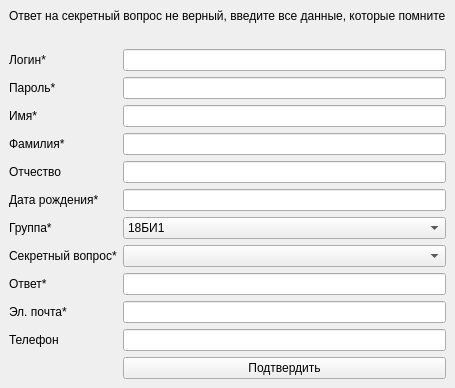
<?xml version="1.0" encoding="UTF-8"?>
<ui version="4.0">
 <class>RecoveryRequest</class>
 <widget class="QMainWindow" name="RecoveryRequest">
  <property name="geometry">
   <rect>
    <x>0</x>
    <y>0</y>
    <width>418</width>
    <height>355</height>
   </rect>
  </property>
  <property name="windowTitle">
   <string>Запрос на восстановление</string>
  </property>
  <widget class="QWidget" name="centralwidget">
   <layout class="QGridLayout" name="gridLayout">
    <item row="6" column="1">
     <widget class="QLineEdit" name="faternityLine"/>
    </item>
    <item row="3" column="1">
     <widget class="QLineEdit" name="passwordLine"/>
    </item>
    <item row="9" column="0">
     <widget class="QLabel" name="label_10">
      <property name="text">
       <string>Секретный вопрос*</string>
      </property>
     </widget>
    </item>
    <item row="11" column="1">
     <widget class="QLineEdit" name="emailLine"/>
    </item>
    <item row="4" column="0">
     <widget class="QLabel" name="label_5">
      <property name="text">
       <string>Имя*</string>
      </property>
     </widget>
    </item>
    <item row="11" column="0">
     <widget class="QLabel" name="label_2">
      <property name="text">
       <string>Эл. почта*</string>
      </property>
     </widget>
    </item>
    <item row="12" column="0">
     <widget class="QLabel" name="label_12">
      <property name="text">
       <string>Телефон</string>
      </property>
     </widget>
    </item>
    <item row="8" column="0">
     <widget class="QLabel" name="label_9">
      <property name="text">
       <string>Группа*</string>
      </property>
     </widget>
    </item>
    <item row="3" column="0">
     <widget class="QLabel" name="label_4">
      <property name="text">
       <string>Пароль*</string>
      </property>
     </widget>
    </item>
    <item row="4" column="1">
     <widget class="QLineEdit" name="nameLine"/>
    </item>
    <item row="13" column="1">
     <widget class="QPushButton" name="registerButton">
      <property name="text">
       <string>Подтвердить</string>
      </property>
     </widget>
    </item>
    <item row="5" column="1">
     <widget class="QLineEdit" name="surnameLine"/>
    </item>
    <item row="8" column="1">
     <widget class="QComboBox" name="group">
      <item>
       <property name="text">
        <string>18БИ1</string>
       </property>
      </item>
      <item>
       <property name="text">
        <string>18БИ2</string>
       </property>
      </item>
     </widget>
    </item>
    <item row="2" column="0">
     <widget class="QLabel" name="label_3">
      <property name="text">
       <string>Логин*</string>
      </property>
     </widget>
    </item>
    <item row="6" column="0">
     <widget class="QLabel" name="label_7">
      <property name="text">
       <string>Отчество</string>
      </property>
     </widget>
    </item>
    <item row="7" column="0">
     <widget class="QLabel" name="label_8">
      <property name="text">
       <string>Дата рождения*</string>
      </property>
     </widget>
    </item>
    <item row="1" column="1">
     <widget class="QLabel" name="errorLabel">
      <property name="text">
       <string/>
      </property>
      <property name="alignment">
       <set>Qt::AlignCenter</set>
      </property>
     </widget>
    </item>
    <item row="12" column="1">
     <widget class="QLineEdit" name="phoneLine"/>
    </item>
    <item row="9" column="1">
     <widget class="QComboBox" name="question"/>
    </item>
    <item row="10" column="1">
     <widget class="QLineEdit" name="answerLine"/>
    </item>
    <item row="10" column="0">
     <widget class="QLabel" name="label_11">
      <property name="text">
       <string>Ответ*</string>
      </property>
     </widget>
    </item>
    <item row="5" column="0">
     <widget class="QLabel" name="label_6">
      <property name="text">
       <string>Фамилия*</string>
      </property>
     </widget>
    </item>
    <item row="2" column="1">
     <widget class="QLineEdit" name="loginLine"/>
    </item>
    <item row="0" column="0" colspan="2">
     <widget class="QLabel" name="label">
      <property name="text">
       <string>Ответ на секретный вопрос не верный, введите все данные, которые помните</string>
      </property>
     </widget>
    </item>
    <item row="7" column="1">
     <widget class="QLineEdit" name="dateOfBirth"/>
    </item>
   </layout>
  </widget>
 </widget>
 <resources/>
 <connections/>
</ui>
